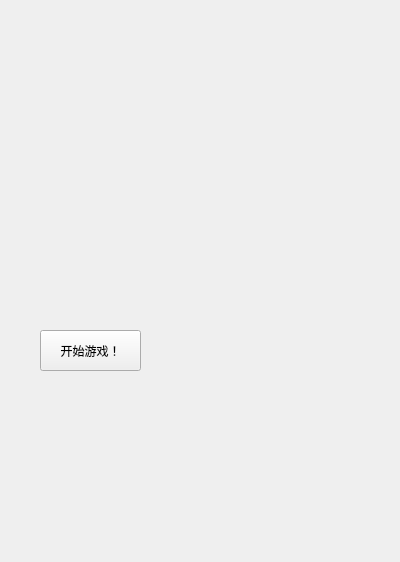
<?xml version="1.0" encoding="UTF-8"?>
<ui version="4.0">
 <class>login</class>
 <widget class="QWidget" name="login">
  <property name="geometry">
   <rect>
    <x>0</x>
    <y>0</y>
    <width>400</width>
    <height>562</height>
   </rect>
  </property>
  <property name="windowTitle">
   <string>Form</string>
  </property>
  <widget class="QPushButton" name="pushButton">
   <property name="geometry">
    <rect>
     <x>40</x>
     <y>330</y>
     <width>101</width>
     <height>41</height>
    </rect>
   </property>
   <property name="text">
    <string>开始游戏！</string>
   </property>
  </widget>
 </widget>
 <resources/>
 <connections/>
</ui>
